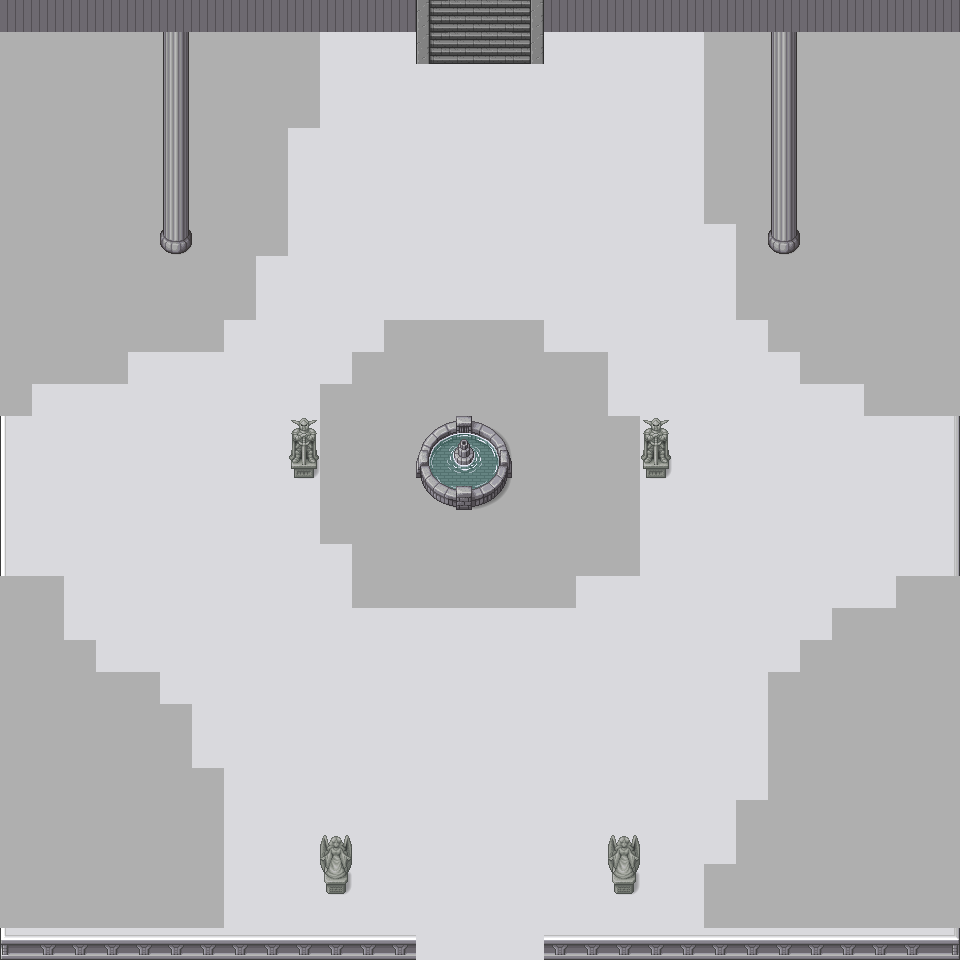

Below is a game level as drawn by its tile map, then a one-line description and the .tmx that defines it (tile-layer data replaced by summaries):
An orthogonal 30x30 tile map with 32x32 px tiles, 3 tile layers (Capa de patrones 3, Capa de patrones 1, Capa de patrones 2).

<map version="1.5" tiledversion="1.6.0" orientation="orthogonal" renderorder="right-down" width="30" height="30" tilewidth="32" tileheight="32" infinite="0" nextlayerid="4" nextobjectid="1">
 <tileset version="1.4" tiledversion="1.4.1" name="base" tilewidth="32" tileheight="32" tilecount="1064" columns="8">
<image source="base.png" width="256" height="4256" />
</tileset>
 <layer id="3" name="Capa de patrones 3" width="30" height="30">
  <data>[900 cells, 0 non-empty, 0 distinct tile ids]</data>
 </layer>
 <layer id="1" name="Capa de patrones 1" width="30" height="30">
  <data>[900 cells, 900 non-empty, 11 distinct tile ids]</data>
 </layer>
 <layer id="2" name="Capa de patrones 2" width="30" height="30">
  <data>[900 cells, 31 non-empty, 15 distinct tile ids]</data>
 </layer>
</map>
